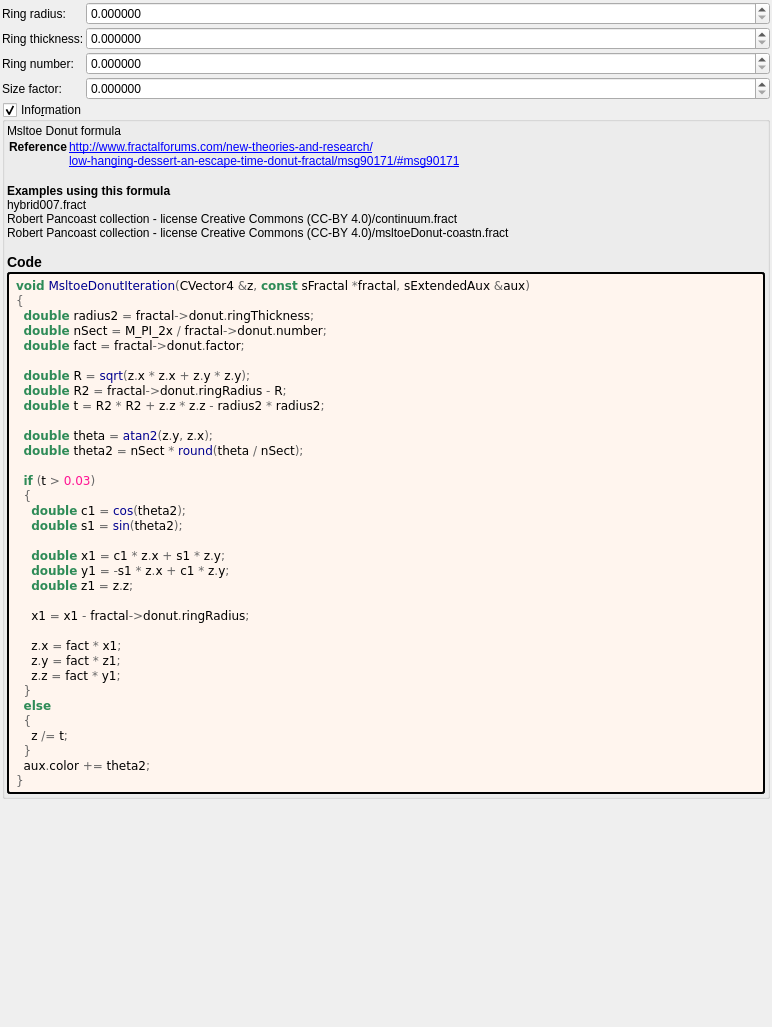
<?xml version="1.0" encoding="UTF-8"?>
<ui version="4.0">
 <class>msltoe_donut</class>
 <widget class="QWidget" name="Form">
  <property name="geometry">
   <rect>
    <x>0</x>
    <y>0</y>
    <width>772</width>
    <height>1027</height>
   </rect>
  </property>
  <property name="windowTitle">
   <string notr="true">msltoe_donut</string>
  </property>
  <layout class="QVBoxLayout" name="verticalLayout">
   <property name="spacing">
    <number>2</number>
   </property>
   <property name="leftMargin">
    <number>2</number>
   </property>
   <property name="topMargin">
    <number>2</number>
   </property>
   <property name="rightMargin">
    <number>2</number>
   </property>
   <property name="bottomMargin">
    <number>2</number>
   </property>
   <item>
    <layout class="QGridLayout" name="gridLayout_2" columnstretch="0,1">
     <property name="spacing">
      <number>2</number>
     </property>
     <item row="1" column="0">
      <widget class="QLabel" name="label_9">
       <property name="text">
        <string>Ring thickness:</string>
       </property>
      </widget>
     </item>
     <item row="3" column="0">
      <widget class="QLabel" name="label_11">
       <property name="text">
        <string>Size factor:</string>
       </property>
      </widget>
     </item>
     <item row="0" column="1">
      <widget class="MyDoubleSpinBox" name="spinbox_donut_ring_radius">
       <property name="sizePolicy">
        <sizepolicy hsizetype="Minimum" vsizetype="Maximum">
         <horstretch>0</horstretch>
         <verstretch>0</verstretch>
        </sizepolicy>
       </property>
       <property name="prefix">
        <string/>
       </property>
       <property name="suffix">
        <string/>
       </property>
       <property name="decimals">
        <number>6</number>
       </property>
       <property name="minimum">
        <double>0.000000000000000</double>
       </property>
       <property name="maximum">
        <double>1000.000000000000000</double>
       </property>
       <property name="singleStep">
        <double>0.100000000000000</double>
       </property>
      </widget>
     </item>
     <item row="2" column="1">
      <widget class="MyDoubleSpinBox" name="spinbox_donut_number">
       <property name="sizePolicy">
        <sizepolicy hsizetype="Minimum" vsizetype="Maximum">
         <horstretch>0</horstretch>
         <verstretch>0</verstretch>
        </sizepolicy>
       </property>
       <property name="prefix">
        <string/>
       </property>
       <property name="suffix">
        <string/>
       </property>
       <property name="decimals">
        <number>6</number>
       </property>
       <property name="minimum">
        <double>0.000000000000000</double>
       </property>
       <property name="maximum">
        <double>1000.000000000000000</double>
       </property>
       <property name="singleStep">
        <double>0.100000000000000</double>
       </property>
      </widget>
     </item>
     <item row="1" column="1">
      <widget class="MyDoubleSpinBox" name="spinbox_donut_ring_thickness">
       <property name="sizePolicy">
        <sizepolicy hsizetype="Minimum" vsizetype="Maximum">
         <horstretch>0</horstretch>
         <verstretch>0</verstretch>
        </sizepolicy>
       </property>
       <property name="prefix">
        <string/>
       </property>
       <property name="suffix">
        <string/>
       </property>
       <property name="decimals">
        <number>6</number>
       </property>
       <property name="minimum">
        <double>0.000000000000000</double>
       </property>
       <property name="maximum">
        <double>1000.000000000000000</double>
       </property>
       <property name="singleStep">
        <double>0.010000000000000</double>
       </property>
      </widget>
     </item>
     <item row="2" column="0">
      <widget class="QLabel" name="label_10">
       <property name="text">
        <string>Ring number:</string>
       </property>
      </widget>
     </item>
     <item row="3" column="1">
      <widget class="MyDoubleSpinBox" name="spinbox_donut_factor">
       <property name="sizePolicy">
        <sizepolicy hsizetype="Minimum" vsizetype="Maximum">
         <horstretch>0</horstretch>
         <verstretch>0</verstretch>
        </sizepolicy>
       </property>
       <property name="prefix">
        <string/>
       </property>
       <property name="suffix">
        <string/>
       </property>
       <property name="decimals">
        <number>6</number>
       </property>
       <property name="minimum">
        <double>0.000000000000000</double>
       </property>
       <property name="maximum">
        <double>1000.000000000000000</double>
       </property>
       <property name="singleStep">
        <double>0.100000000000000</double>
       </property>
      </widget>
     </item>
     <item row="0" column="0">
      <widget class="QLabel" name="label_7">
       <property name="text">
        <string>Ring radius:</string>
       </property>
      </widget>
     </item>
    </layout>
   </item>
   <item>
    <widget class="MyGroupBox" name="groupCheck_info">
     <property name="title">
      <string>Info&amp;rmation</string>
     </property>
     <property name="flat">
      <bool>false</bool>
     </property>
     <property name="checkable">
      <bool>true</bool>
     </property>
     <layout class="QVBoxLayout" name="verticalLayout_2">
      <property name="spacing">
       <number>2</number>
      </property>
      <property name="leftMargin">
       <number>2</number>
      </property>
      <property name="topMargin">
       <number>2</number>
      </property>
      <property name="rightMargin">
       <number>2</number>
      </property>
      <property name="bottomMargin">
       <number>2</number>
      </property>
      <item>
       <widget class="QLabel" name="label_information_general">
        <property name="text">
         <string notr="true">&lt;p&gt;Msltoe Donut formula&lt;/p&gt;&lt;table&gt;
&lt;tr&gt;&lt;th&gt;Reference&lt;/th&gt;&lt;td&gt;&lt;a href=&quot;http://www.fractalforums.com/new-theories-and-research/&quot;&gt;http://www.fractalforums.com/new-theories-and-research/&lt;br&gt;
&lt;a href=&quot;low-hanging-dessert-an-escape-time-donut-fractal/msg90171/#msg90171&quot;&gt;low-hanging-dessert-an-escape-time-donut-fractal/msg90171/#msg90171&lt;br&gt;
&lt;/td&gt;&lt;/tr&gt;
&lt;/table&gt;
&lt;br&gt;&lt;b&gt;Examples using this formula&lt;/b&gt;&lt;br&gt;hybrid007.fract&lt;br&gt;Robert Pancoast collection - license Creative Commons (CC-BY 4.0)/continuum.fract&lt;br&gt;Robert Pancoast collection - license Creative Commons (CC-BY 4.0)/msltoeDonut-coastn.fract&lt;h3&gt;Code&lt;/h3&gt;</string>
        </property>
        <property name="wordWrap">
         <bool>true</bool>
        </property>
        <property name="openExternalLinks">
         <bool>true</bool>
        </property>
        <property name="textInteractionFlags">
         <set>Qt::LinksAccessibleByMouse|Qt::TextSelectableByMouse</set>
        </property>
       </widget>
      </item>
      <item>
       <widget class="QLabel" name="label_code_content">
        <property name="styleSheet">
         <string notr="true">border-style: outset; border-width: 2px; border-radius: 3px; border-color: black; background-color: #fff5ee; padding: 4px;</string>
        </property>
        <property name="text">
         <string notr="true">&lt;body style=&quot;background-color:#fff5ee&quot;&gt;
&lt;pre style=&quot;color:#000000; background-color:#fff5ee;  font-family:&#039;Courier New&#039;,monospace;white-space: pre-wrap;&quot;&gt;&lt;span style=&quot;color:#2e8b57; font-weight:bold&quot;&gt;void&lt;/span&gt; &lt;span style=&quot;color:#00008f&quot;&gt;MsltoeDonutIteration&lt;/span&gt;&lt;span style=&quot;color:#676767&quot;&gt;(&lt;/span&gt;CVector4 &lt;span style=&quot;color:#676767&quot;&gt;&amp;amp;&lt;/span&gt;z&lt;span style=&quot;color:#676767&quot;&gt;,&lt;/span&gt; &lt;span style=&quot;color:#2e8b57; font-weight:bold&quot;&gt;const&lt;/span&gt; sFractal &lt;span style=&quot;color:#676767&quot;&gt;*&lt;/span&gt;fractal&lt;span style=&quot;color:#676767&quot;&gt;,&lt;/span&gt; sExtendedAux &lt;span style=&quot;color:#676767&quot;&gt;&amp;amp;&lt;/span&gt;aux&lt;span style=&quot;color:#676767&quot;&gt;)&lt;/span&gt;
&lt;span style=&quot;color:#676767&quot;&gt;{&lt;/span&gt;
  &lt;span style=&quot;color:#2e8b57; font-weight:bold&quot;&gt;double&lt;/span&gt; radius2 &lt;span style=&quot;color:#676767&quot;&gt;=&lt;/span&gt; fractal&lt;span style=&quot;color:#676767&quot;&gt;-&amp;gt;&lt;/span&gt;donut&lt;span style=&quot;color:#676767&quot;&gt;.&lt;/span&gt;ringThickness&lt;span style=&quot;color:#676767&quot;&gt;;&lt;/span&gt;
  &lt;span style=&quot;color:#2e8b57; font-weight:bold&quot;&gt;double&lt;/span&gt; nSect &lt;span style=&quot;color:#676767&quot;&gt;=&lt;/span&gt; M_PI_2x &lt;span style=&quot;color:#676767&quot;&gt;/&lt;/span&gt; fractal&lt;span style=&quot;color:#676767&quot;&gt;-&amp;gt;&lt;/span&gt;donut&lt;span style=&quot;color:#676767&quot;&gt;.&lt;/span&gt;number&lt;span style=&quot;color:#676767&quot;&gt;;&lt;/span&gt;
  &lt;span style=&quot;color:#2e8b57; font-weight:bold&quot;&gt;double&lt;/span&gt; fact &lt;span style=&quot;color:#676767&quot;&gt;=&lt;/span&gt; fractal&lt;span style=&quot;color:#676767&quot;&gt;-&amp;gt;&lt;/span&gt;donut&lt;span style=&quot;color:#676767&quot;&gt;.&lt;/span&gt;factor&lt;span style=&quot;color:#676767&quot;&gt;;&lt;/span&gt;

  &lt;span style=&quot;color:#2e8b57; font-weight:bold&quot;&gt;double&lt;/span&gt; R &lt;span style=&quot;color:#676767&quot;&gt;=&lt;/span&gt; &lt;span style=&quot;color:#00008f&quot;&gt;sqrt&lt;/span&gt;&lt;span style=&quot;color:#676767&quot;&gt;(&lt;/span&gt;z&lt;span style=&quot;color:#676767&quot;&gt;.&lt;/span&gt;x &lt;span style=&quot;color:#676767&quot;&gt;*&lt;/span&gt; z&lt;span style=&quot;color:#676767&quot;&gt;.&lt;/span&gt;x &lt;span style=&quot;color:#676767&quot;&gt;+&lt;/span&gt; z&lt;span style=&quot;color:#676767&quot;&gt;.&lt;/span&gt;y &lt;span style=&quot;color:#676767&quot;&gt;*&lt;/span&gt; z&lt;span style=&quot;color:#676767&quot;&gt;.&lt;/span&gt;y&lt;span style=&quot;color:#676767&quot;&gt;);&lt;/span&gt;
  &lt;span style=&quot;color:#2e8b57; font-weight:bold&quot;&gt;double&lt;/span&gt; R2 &lt;span style=&quot;color:#676767&quot;&gt;=&lt;/span&gt; fractal&lt;span style=&quot;color:#676767&quot;&gt;-&amp;gt;&lt;/span&gt;donut&lt;span style=&quot;color:#676767&quot;&gt;.&lt;/span&gt;ringRadius &lt;span style=&quot;color:#676767&quot;&gt;-&lt;/span&gt; R&lt;span style=&quot;color:#676767&quot;&gt;;&lt;/span&gt;
  &lt;span style=&quot;color:#2e8b57; font-weight:bold&quot;&gt;double&lt;/span&gt; t &lt;span style=&quot;color:#676767&quot;&gt;=&lt;/span&gt; R2 &lt;span style=&quot;color:#676767&quot;&gt;*&lt;/span&gt; R2 &lt;span style=&quot;color:#676767&quot;&gt;+&lt;/span&gt; z&lt;span style=&quot;color:#676767&quot;&gt;.&lt;/span&gt;z &lt;span style=&quot;color:#676767&quot;&gt;*&lt;/span&gt; z&lt;span style=&quot;color:#676767&quot;&gt;.&lt;/span&gt;z &lt;span style=&quot;color:#676767&quot;&gt;-&lt;/span&gt; radius2 &lt;span style=&quot;color:#676767&quot;&gt;*&lt;/span&gt; radius2&lt;span style=&quot;color:#676767&quot;&gt;;&lt;/span&gt;

  &lt;span style=&quot;color:#2e8b57; font-weight:bold&quot;&gt;double&lt;/span&gt; theta &lt;span style=&quot;color:#676767&quot;&gt;=&lt;/span&gt; &lt;span style=&quot;color:#00008f&quot;&gt;atan2&lt;/span&gt;&lt;span style=&quot;color:#676767&quot;&gt;(&lt;/span&gt;z&lt;span style=&quot;color:#676767&quot;&gt;.&lt;/span&gt;y&lt;span style=&quot;color:#676767&quot;&gt;,&lt;/span&gt; z&lt;span style=&quot;color:#676767&quot;&gt;.&lt;/span&gt;x&lt;span style=&quot;color:#676767&quot;&gt;);&lt;/span&gt;
  &lt;span style=&quot;color:#2e8b57; font-weight:bold&quot;&gt;double&lt;/span&gt; theta2 &lt;span style=&quot;color:#676767&quot;&gt;=&lt;/span&gt; nSect &lt;span style=&quot;color:#676767&quot;&gt;*&lt;/span&gt; &lt;span style=&quot;color:#00008f&quot;&gt;round&lt;/span&gt;&lt;span style=&quot;color:#676767&quot;&gt;(&lt;/span&gt;theta &lt;span style=&quot;color:#676767&quot;&gt;/&lt;/span&gt; nSect&lt;span style=&quot;color:#676767&quot;&gt;);&lt;/span&gt;

  &lt;span style=&quot;color:#2e8b57; font-weight:bold&quot;&gt;if&lt;/span&gt; &lt;span style=&quot;color:#676767&quot;&gt;(&lt;/span&gt;t &lt;span style=&quot;color:#676767&quot;&gt;&amp;gt;&lt;/span&gt; &lt;span style=&quot;color:#ff1493&quot;&gt;0.03&lt;/span&gt;&lt;span style=&quot;color:#676767&quot;&gt;)&lt;/span&gt;
  &lt;span style=&quot;color:#676767&quot;&gt;{&lt;/span&gt;
    &lt;span style=&quot;color:#2e8b57; font-weight:bold&quot;&gt;double&lt;/span&gt; c1 &lt;span style=&quot;color:#676767&quot;&gt;=&lt;/span&gt; &lt;span style=&quot;color:#00008f&quot;&gt;cos&lt;/span&gt;&lt;span style=&quot;color:#676767&quot;&gt;(&lt;/span&gt;theta2&lt;span style=&quot;color:#676767&quot;&gt;);&lt;/span&gt;
    &lt;span style=&quot;color:#2e8b57; font-weight:bold&quot;&gt;double&lt;/span&gt; s1 &lt;span style=&quot;color:#676767&quot;&gt;=&lt;/span&gt; &lt;span style=&quot;color:#00008f&quot;&gt;sin&lt;/span&gt;&lt;span style=&quot;color:#676767&quot;&gt;(&lt;/span&gt;theta2&lt;span style=&quot;color:#676767&quot;&gt;);&lt;/span&gt;

    &lt;span style=&quot;color:#2e8b57; font-weight:bold&quot;&gt;double&lt;/span&gt; x1 &lt;span style=&quot;color:#676767&quot;&gt;=&lt;/span&gt; c1 &lt;span style=&quot;color:#676767&quot;&gt;*&lt;/span&gt; z&lt;span style=&quot;color:#676767&quot;&gt;.&lt;/span&gt;x &lt;span style=&quot;color:#676767&quot;&gt;+&lt;/span&gt; s1 &lt;span style=&quot;color:#676767&quot;&gt;*&lt;/span&gt; z&lt;span style=&quot;color:#676767&quot;&gt;.&lt;/span&gt;y&lt;span style=&quot;color:#676767&quot;&gt;;&lt;/span&gt;
    &lt;span style=&quot;color:#2e8b57; font-weight:bold&quot;&gt;double&lt;/span&gt; y1 &lt;span style=&quot;color:#676767&quot;&gt;= -&lt;/span&gt;s1 &lt;span style=&quot;color:#676767&quot;&gt;*&lt;/span&gt; z&lt;span style=&quot;color:#676767&quot;&gt;.&lt;/span&gt;x &lt;span style=&quot;color:#676767&quot;&gt;+&lt;/span&gt; c1 &lt;span style=&quot;color:#676767&quot;&gt;*&lt;/span&gt; z&lt;span style=&quot;color:#676767&quot;&gt;.&lt;/span&gt;y&lt;span style=&quot;color:#676767&quot;&gt;;&lt;/span&gt;
    &lt;span style=&quot;color:#2e8b57; font-weight:bold&quot;&gt;double&lt;/span&gt; z1 &lt;span style=&quot;color:#676767&quot;&gt;=&lt;/span&gt; z&lt;span style=&quot;color:#676767&quot;&gt;.&lt;/span&gt;z&lt;span style=&quot;color:#676767&quot;&gt;;&lt;/span&gt;

    x1 &lt;span style=&quot;color:#676767&quot;&gt;=&lt;/span&gt; x1 &lt;span style=&quot;color:#676767&quot;&gt;-&lt;/span&gt; fractal&lt;span style=&quot;color:#676767&quot;&gt;-&amp;gt;&lt;/span&gt;donut&lt;span style=&quot;color:#676767&quot;&gt;.&lt;/span&gt;ringRadius&lt;span style=&quot;color:#676767&quot;&gt;;&lt;/span&gt;

    z&lt;span style=&quot;color:#676767&quot;&gt;.&lt;/span&gt;x &lt;span style=&quot;color:#676767&quot;&gt;=&lt;/span&gt; fact &lt;span style=&quot;color:#676767&quot;&gt;*&lt;/span&gt; x1&lt;span style=&quot;color:#676767&quot;&gt;;&lt;/span&gt;
    z&lt;span style=&quot;color:#676767&quot;&gt;.&lt;/span&gt;y &lt;span style=&quot;color:#676767&quot;&gt;=&lt;/span&gt; fact &lt;span style=&quot;color:#676767&quot;&gt;*&lt;/span&gt; z1&lt;span style=&quot;color:#676767&quot;&gt;;&lt;/span&gt;
    z&lt;span style=&quot;color:#676767&quot;&gt;.&lt;/span&gt;z &lt;span style=&quot;color:#676767&quot;&gt;=&lt;/span&gt; fact &lt;span style=&quot;color:#676767&quot;&gt;*&lt;/span&gt; y1&lt;span style=&quot;color:#676767&quot;&gt;;&lt;/span&gt;
  &lt;span style=&quot;color:#676767&quot;&gt;}&lt;/span&gt;
  &lt;span style=&quot;color:#2e8b57; font-weight:bold&quot;&gt;else&lt;/span&gt;
  &lt;span style=&quot;color:#676767&quot;&gt;{&lt;/span&gt;
    z &lt;span style=&quot;color:#676767&quot;&gt;/=&lt;/span&gt; t&lt;span style=&quot;color:#676767&quot;&gt;;&lt;/span&gt;
  &lt;span style=&quot;color:#676767&quot;&gt;}&lt;/span&gt;
  aux&lt;span style=&quot;color:#676767&quot;&gt;.&lt;/span&gt;color &lt;span style=&quot;color:#676767&quot;&gt;+=&lt;/span&gt; theta2&lt;span style=&quot;color:#676767&quot;&gt;;&lt;/span&gt;
&lt;span style=&quot;color:#676767&quot;&gt;}&lt;/span&gt;
&lt;/pre&gt;
&lt;/body&gt;</string>
        </property>
        <property name="wordWrap">
         <bool>true</bool>
        </property>
        <property name="openExternalLinks">
         <bool>true</bool>
        </property>
        <property name="textInteractionFlags">
         <set>Qt::LinksAccessibleByMouse|Qt::TextSelectableByMouse</set>
        </property>
       </widget>
      </item>
     </layout>
    </widget>
   </item>
   <item>
    <spacer name="verticalSpacer">
     <property name="orientation">
      <enum>Qt::Vertical</enum>
     </property>
     <property name="sizeHint" stdset="0">
      <size>
       <width>20</width>
       <height>40</height>
      </size>
     </property>
    </spacer>
   </item>
  </layout>
 </widget>
 <customwidgets>
  <customwidget>
   <class>MyGroupBox</class>
   <extends>QGroupBox</extends>
   <header>my_group_box.h</header>
   <container>1</container>
  </customwidget>
  <customwidget>
   <class>MyDoubleSpinBox</class>
   <extends>QDoubleSpinBox</extends>
   <header>my_double_spin_box.h</header>
  </customwidget>
 </customwidgets>
 <tabstops>
  <tabstop>spinbox_donut_ring_radius</tabstop>
  <tabstop>spinbox_donut_ring_thickness</tabstop>
  <tabstop>spinbox_donut_number</tabstop>
  <tabstop>spinbox_donut_factor</tabstop>
  <tabstop>groupCheck_info</tabstop>
 </tabstops>
 <resources/>
 <connections/>
</ui>
